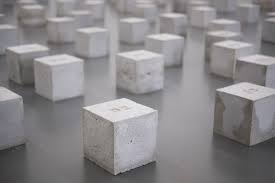
#> input picture Opencv_tracking/data/corners.jpg, 275 x 183 px, found by its file name
$ python key_point_find.py
#> lines starting #> are read from the running program, lines starting #| are printed output that depends on the picture; after the words box and inside, x2 and y2 are one past the last pixel; in counts of white or black regions, pixels touching at a corner belong together
import cv2 as cv
import numpy as np

img = cv.imread("data/corners.jpg",cv.IMREAD_ANYCOLOR)
#> img is the input picture: shape (183, 275, 3); mean B, G, R 137.5, 135.2, 137.6
gray =  cv.cvtColor(img,cv.COLOR_BGR2GRAY)
# Using tomashi algorithm to detect key point: Giong thuat toan harri nhung nang cap hon ow phan xet sai so
corners = cv.goodFeaturesToTrack(gray,50,0.2,10)
#> corners = 20 rows, first 8: [115, 173], [84, 107], [35, 59], [217, 89], [265, 85], [250, 144], [131, 141], [20, 97]
# 50: max so diem keypoint-- 0.1: gia tri nguong vung co gia tri rieng nho hon nguong se bi reject-10:khoang cach toi thieu giua 2 keypoint
# thuat toan tra ve toa do diem cua keypoint
corners =np.int0(corners)# chuyen ve dang so nguyen
print(corners.shape)
#| (20, 1, 2)
print(len(corners))
#| 20
a= corners[0]
#> a = [[115, 173]]
print("a:",a)
#| a: [[115 173]]
print("a ravel",a.ravel())
#| a ravel [115 173]
a=a[0]
#> a = [115, 173]
print("a[0]",a)
#| a[0] [115 173]

for i in corners:
    x,y = i.ravel()
    print("ravel",i.ravel())
    cv.circle(img,(x,y),3,(0,0,255),1)
#> this loop made 20 passes
#> (x, y) on passes 1 to 12: (115, 173), (84, 107), (35, 59), (217, 89), (265, 85), (250, 144), (131, 141), (20, 97), (214, 44), (237, 61), (154, 162), (267, 66)
#| ravel [115 173]
#| ravel [ 84 107]
#| ravel [35 59]
#| ravel [217  89]
#| ravel [265  85]
#| ravel [250 144]
#| ravel [131 141]
#| ravel [20 97]
#> (further printed lines are left out)
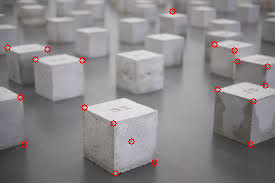
#> img: shape (183, 275, 3); 0.64% of pixels changed, all inside (x1, y1, x2, y2) = (4, 8, 271, 177)
# # Using harris algorithm to detect conner- keypoiton
# gray = np.float32(gray)
# dst = cv.cornerHarris(gray,2,3,0.04) # block size: khoang dichj chuyen cua window, kerner_size = kichs thuoc o windown
# # he so thu 4 k= 0.04 he so loc cua ham sobel de chuyen ve tam hinh lien quan den vien va canh
# # ham tra ve 1 buc anh dst moi pixel trong dst la sai so cua ham harris tinh dc
# img[dst>0.1*dst.max()] =[0, 0, 255] # tai nhung cho intensity lon hon 0.5% max chuyen ve mau do


cv.imshow("img", img)
cv.waitKey(0)
cv.destroyAllWindows()
